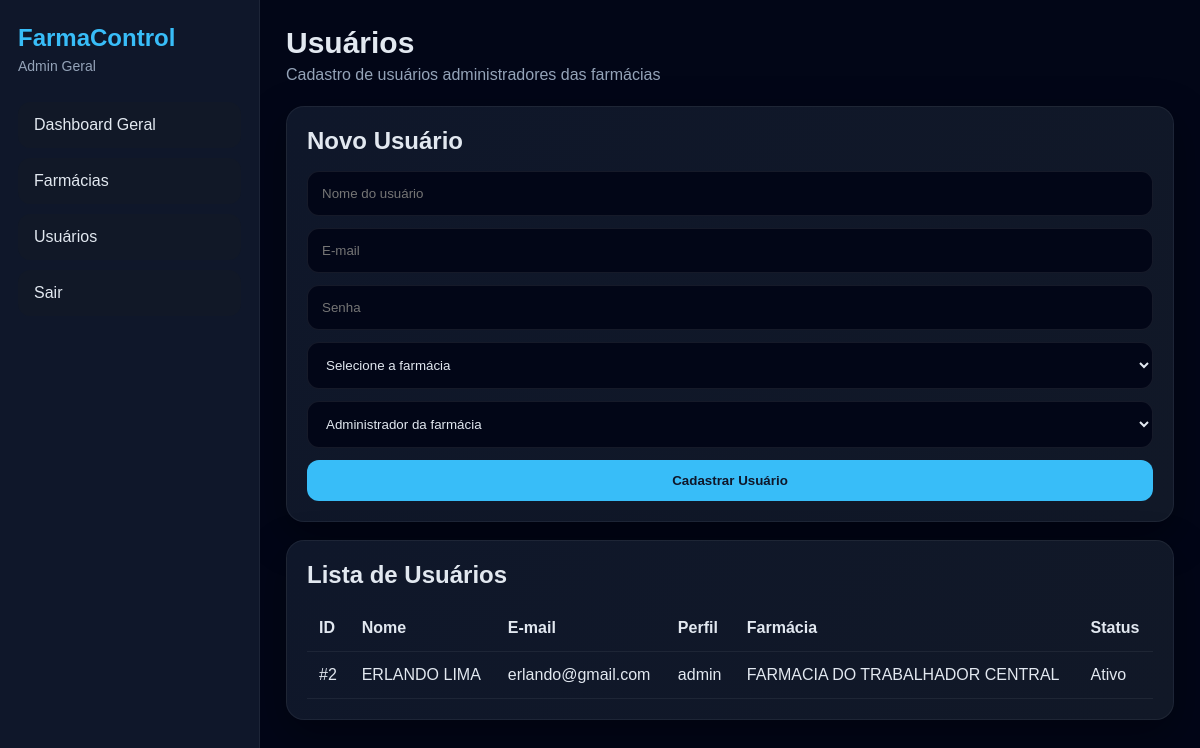
Page /master/usuarios (signed in) on the committed database.
### models.py (models this page shows, shortened)
class User(UserMixin, db.Model):
    __tablename__ = "users"
    id = db.Column(db.Integer, primary_key=True)
    nome = db.Column(db.String(150), nullable=False)
    email = db.Column(db.String(150), unique=True, nullable=False)
    senha_hash = db.Column(db.String(255), nullable=False)
    perfil = db.Column(db.String(20), nullable=False, default="admin")
    farmacia_id = db.Column(db.Integer, db.ForeignKey("farmacias.id"), nullable=True)
    ativo = db.Column(db.Boolean, default=True)
    criado_em = db.Column(db.DateTime, default=agora_brasil)
    @property
    def is_master(self):
        return self.perfil == "master"

class Farmacia(db.Model):
    __tablename__ = "farmacias"
    id = db.Column(db.Integer, primary_key=True)
    nome = db.Column(db.String(150), nullable=False)
    cnpj = db.Column(db.String(30), unique=True, nullable=True)
    telefone = db.Column(db.String(30), nullable=True)
    email = db.Column(db.String(150), nullable=True)
    endereco = db.Column(db.String(255), nullable=True)
    cidade = db.Column(db.String(100), nullable=True)
    status = db.Column(db.String(20), nullable=False, default="ativa")
    plano = db.Column(db.String(50), nullable=False, default="basico")
    ativo = db.Column(db.Boolean, default=True)
    criado_em = db.Column(db.DateTime, default=agora_brasil)
    usuarios = db.relationship("User", backref="farmacia", lazy=True)
    clientes = db.relationship("Cliente", backref="farmacia", lazy=True)
    entregadores = db.relationship("Entregador", backref="farmacia", lazy=True)
    pedidos = db.relationship("Pedido", backref="farmacia", lazy=True)
    localizacoes = db.relationship("Localizacao", backref="farmacia", lazy=True)
    whatsapp_configs = db.relationship("WhatsAppConfig", backref="farmacia", lazy=True)
    whatsapp_logs = db.relationship("WhatsAppLog", backref="farmacia", lazy=True)

### app.py (the view, shortened to what this page needs)
    @app.route("/master/usuarios", methods=["GET", "POST"])
    @login_required
    @master_required
    def master_usuarios():
        usuarios = User.query.filter(User.perfil != "master").order_by(User.id.desc()).all()
        farmacias = Farmacia.query.filter_by(ativo=True).order_by(Farmacia.nome.asc()).all()
        return render_template(
            "master_usuarios.html",
            usuarios=usuarios,
            farmacias=farmacias
        )

### app.py (called while the page is built)
def master_required(view_func):
    @wraps(view_func)
    def wrapper(*args, **kwargs):
        if not current_user.is_authenticated:
            return redirect(url_for("login"))
        if not current_user.is_master:
            flash("Acesso permitido apenas para o administrador master.", "danger")
            return redirect(url_for("dashboard"))
        return view_func(*args, **kwargs)
    return wrapper

### models.py (called while the page is built)
@login_manager.user_loader
def load_user(user_id):
    return db.session.get(User, int(user_id))

### templates/master_usuarios.html (shortened to what this page needs)
{% extends "base.html" %}
{% block content %}
<div class="page-head">
  <div>
    <h1>Usuários</h1>
    <p class="muted">Cadastro de usuários administradores das farmácias</p>
  </div>
</div>
<div class="panel">
  <h2>Novo Usuário</h2>
  <form method="post" class="form-grid">
    <input type="text" name="nome" placeholder="Nome do usuário" required>
    <input type="email" name="email" placeholder="E-mail" required>
    <input type="password" name="senha" placeholder="Senha" required>
    <select name="farmacia_id" required>
      <option value="">Selecione a farmácia</option>
    </select>
    <select name="perfil">
      <option value="admin">Administrador da farmácia</option>
    </select>
    <button type="submit" class="btn btn-primary">Cadastrar Usuário</button>
  </form>
</div>
<div class="panel">
  <h2>Lista de Usuários</h2>
  <div class="table-wrap">
    <table>
      <thead>
        <tr>
          <th>ID</th>
          <th>Nome</th>
          <th>E-mail</th>
          <th>Perfil</th>
          <th>Farmácia</th>
          <th>Status</th>
        </tr>
      </thead>
      <tbody>
        {% for usuario in usuarios %}
        <tr>
          <td>#{{ usuario.id }}</td>
          <td>{{ usuario.nome }}</td>
          <td>{{ usuario.email }}</td>
          <td>{{ usuario.perfil }}</td>
          <td>{{ usuario.farmacia.nome if usuario.farmacia else "-" }}</td>
          <td>{{ "Ativo" if usuario.ativo else "Inativo" }}</td>
        </tr>
        {% else %}
        <tr>
          <td colspan="6">Nenhum usuário cadastrado.</td>
        </tr>
        {% endfor %}
      </tbody>
    </table>
  </div>
</div>
{% endblock %}

### static/style.css (style rules this page uses)
* { margin: 0; padding: 0; box-sizing: border-box; }
body { background: #020617; color: #e2e8f0; font-family: Arial, sans-serif; }
.page-head { margin-bottom: 22px; }
.page-head h1 { font-size: 30px; margin-bottom: 6px; }
.muted { color: #94a3b8; }
.card, .panel, .mobile-card { background: linear-gradient(135deg, #0f172a, #111827); border: 1px solid rgba(255,255,255,0.06); border-radius: 18px; box-shadow: 0 15px 40px rgba(0,0,0,0.35); }
.panel { padding: 20px; margin-bottom: 18px; }
.panel h2 { margin-bottom: 16px; }
.form-grid { display: grid; gap: 12px; }
input, select, textarea { width: 100%; background: #020617; color: #e2e8f0; border: 1px solid rgba(255,255,255,0.08); border-radius: 12px; padding: 14px; outline: none; }
.btn { border: none; padding: 13px 18px; border-radius: 12px; cursor: pointer; font-weight: bold; display: inline-block; text-align: center; }
.btn-primary { background: #38bdf8; color: #0f172a; }
.table-wrap { overflow-x: auto; }
table { width: 100%; border-collapse: collapse; }
table th, table td { text-align: left; padding: 14px 12px; border-bottom: 1px solid rgba(255,255,255,0.06); vertical-align: top; }

### rows in the picture
User: id "2", nome "ERLANDO LIMA", email "erlando@gmail.com", perfil "admin", farmacia "FARMACIA DO TRABALHADOR CENTRAL", ativo "Ativo"
